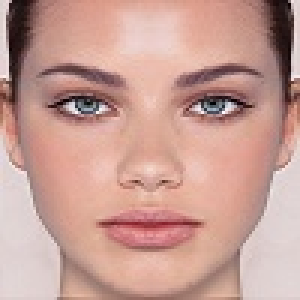
#> input picture src/mirror.jpg, 100 x 100 px (shown 3 times larger)
$ python teste.py   (Python 2 division)   (older library calls are emulated)
#> lines starting #> are read from the running program, lines starting #| are printed output that depends on the picture
import cv2
import numpy as np

img = cv2.imread('mirror.jpg', cv2.CV_LOAD_IMAGE_GRAYSCALE)
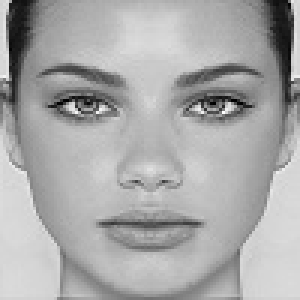
#> img: shape (100, 100) (shown 3 times larger); min 0, max 255, mean 168.9

kernel = np.array([ [-3,-3,5],
                    [-3,0,5],
                    [-3,-3,5] ],np.float32) # kernel should be floating point type.

kernel1 = np.array([ [-3,5,5],
                    [-3,0,5],
                     [-3,-3,-3] ],np.float32)
kernel2 = np.array([ [5,5,5],
                     [-3,0,-3],
                     [-3,-3,-3] ],np.float32)
kernel3 = np.array([ [5,5,-3],
                     [5,0,-3],
                     [-3,-3,-3] ],np.float32)
kernel4 = np.array([ [5,-3,-3],
                     [5,0,-3],
                     [5,5,-3] ],np.float32)

new_img1 = cv2.filter2D(img,-1,kernel) # ddepth = -1, means destination image has depth same as input image.
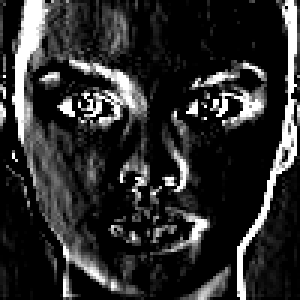
#> new_img1: shape (100, 100) (shown 3 times larger); min 0, max 255, mean 44.9
new_img2 = cv2.filter2D(img,-1,cv2.flip(kernel1,-1))
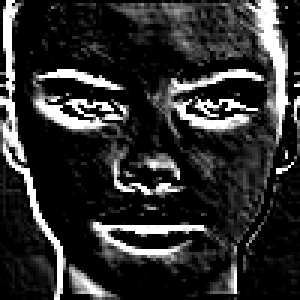
#> new_img2: shape (100, 100) (shown 3 times larger); min 0, max 255, mean 46.8
new_img3 = cv2.filter2D(img,-1,kernel2)
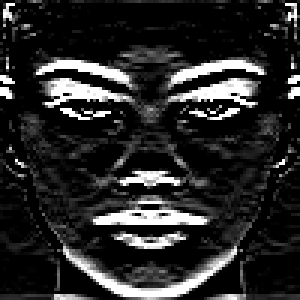
#> new_img3: shape (100, 100) (shown 3 times larger); min 0, max 255, mean 41.3
new_img4 = cv2.filter2D(img,-1,kernel3)
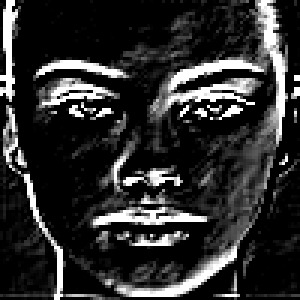
#> new_img4: shape (100, 100) (shown 3 times larger); min 0, max 255, mean 46.4
new_img5 = cv2.filter2D(img,-1,kernel4)
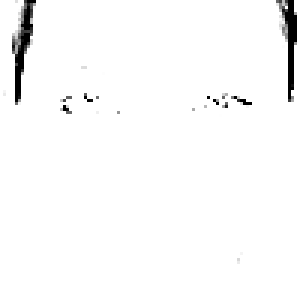
#> new_img5: shape (100, 100) (shown 3 times larger); min 0, max 255, mean 249.4
print np.amax(new_img1), np.amax(new_img2), np.amax(new_img3), np.amax(new_img4), np.amax(new_img5)
#| 255 255 255 255 255
print np.amin(new_img1), np.amin(new_img2), np.amin(new_img3), np.amin(new_img4), np.amin(new_img5)
#| 0 0 0 0 0
cv2.imshow('img',img)
cv2.imshow('new',new_img1)
cv2.imshow('new1',new_img2)
cv2.imshow('new2',new_img3)
cv2.imshow('new3',new_img4)
cv2.imshow('new4',new_img5)

cv2.waitKey(0)
cv2.destroyAllWindows()

$ run again, with src/people.jpg copied over src/mirror.jpg
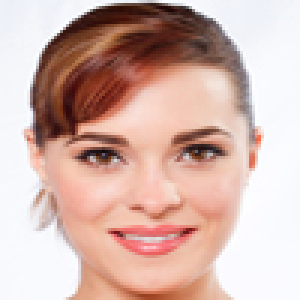
#> input picture src/people.jpg, 100 x 100 px (shown 3 times larger)
#> `new_img4 = cv2.filter2D(img,-1,kernel3)`:
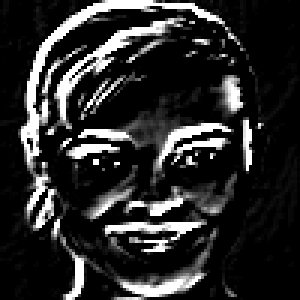
#> new_img4: shape (100, 100) (shown 3 times larger); min 0, max 255, mean 43.1
#> `new_img5 = cv2.filter2D(img,-1,kernel4)`:
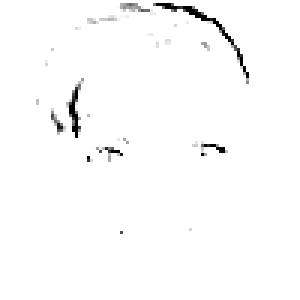
#> new_img5: shape (100, 100) (shown 3 times larger); min 0, max 255, mean 251.2
#| 255 255 255 255 255
#| 0 0 0 0 0
